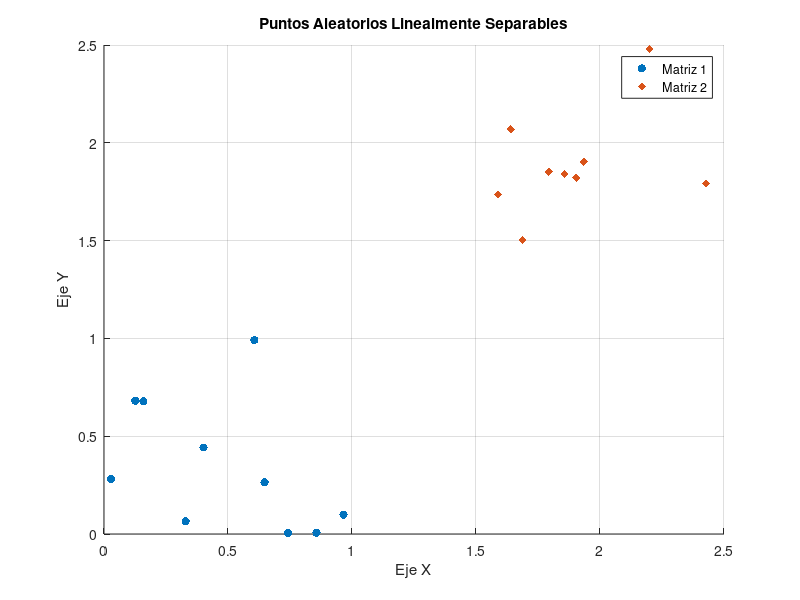

Recreate this plot in MATLAB.
% Crear dos matrices aleatorias de puntos
matriz1 = rand(2, 10);  % Matriz de puntos aleatorios
matriz2 = rand(2, 10) + 1.5;  % Asegurar separación lineal

% Graficar la primera matriz con puntos rojos
scatter(matriz1(1, :), matriz1(2, :), 'filled', 'r', 'Marker', 'o');
hold on;

% Graficar la segunda matriz con asteriscos verdes
scatter(matriz2(1, :), matriz2(2, :), 'filled', 'g', 'Marker', 'diamond');

% Configuración adicional del gráfico
title('Puntos Aleatorios Linealmente Separables');
xlabel('Eje X');
ylabel('Eje Y');
legend('Matriz 1', 'Matriz 2');
grid on;
hold off;
